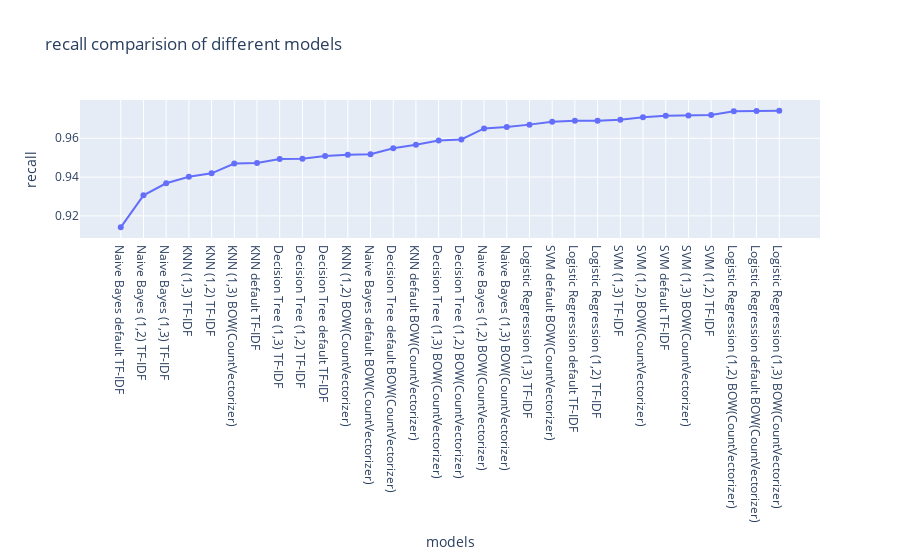

Source (notebook cell):
### Code cell
px.line(x=x,y=result['recall_score'],markers='o',labels={'x':'models','y':'recall'},title="recall comparision of different models")

### Figure 1 — Plotly figure (JSON) as saved in the notebook; plotly's stock layout.template omitted (floating-point values rounded to 4 significant figures)
{"data": [{"hovertemplate": "models=%{x}<br>recall=%{y}<extra></extra>", "legendgroup": "", "line": {"color": "#636efa", "dash": "solid"}, "marker": {"symbol": "circle"}, "mode": "lines+markers", "name": "", "orientation": "v", "showlegend": false, "type": "scatter", "x": ["Naive Bayes default TF-IDF", "Naive Bayes (1,2) TF-IDF", "Naive Bayes (1,3) TF-IDF", "KNN (1,3) TF-IDF", "KNN (1,2) TF-IDF", "KNN (1,3) BOW(CountVectorizer)", "KNN default TF-IDF", "Decision Tree (1,3) TF-IDF", "Decision Tree (1,2) TF-IDF", "Decision Tree default TF-IDF", "KNN (1,2) BOW(CountVectorizer)", "Naive Bayes default BOW(CountVectorizer)", "Decision Tree default BOW(CountVectorizer)", "KNN default BOW(CountVectorizer)", "Decision Tree (1,3) BOW(CountVectorizer)", "Decision Tree (1,2) BOW(CountVectorizer)", "Naive Bayes (1,2) BOW(CountVectorizer)", "Naive Bayes (1,3) BOW(CountVectorizer)", "Logistic Regression (1,3) TF-IDF", "SVM default BOW(CountVectorizer)", "Logistic Regression default TF-IDF", "Logistic Regression (1,2) TF-IDF", "SVM (1,3) TF-IDF", "SVM (1,2) BOW(CountVectorizer)", "SVM default TF-IDF", "SVM (1,3) BOW(CountVectorizer)", "SVM (1,2) TF-IDF", "Logistic Regression (1,2) BOW(CountVectorizer)", "Logistic Regression default BOW(CountVectorizer)", "Logistic Regression (1,3) BOW(CountVectorizer)"], "xaxis": "x", "y": [0.9141, 0.9306, 0.9368, 0.9401, 0.9419, 0.9469, 0.9472, 0.9493, 0.9494, 0.9508, 0.9515, 0.9518, 0.9548, 0.9566, 0.9588, 0.9594, 0.9651, 0.9658, 0.967, 0.9685, 0.969, 0.969, 0.9695, 0.9708, 0.9716, 0.9717, 0.972, 0.9739, 0.9741, 0.9742], "yaxis": "y"}], "layout": {"legend": {"tracegroupgap": 0}, "title": {"text": "recall comparision of different models"}, "xaxis": {"anchor": "y", "domain": [0, 1], "title": {"text": "models"}}, "yaxis": {"anchor": "x", "domain": [0, 1], "title": {"text": "recall"}}}}
